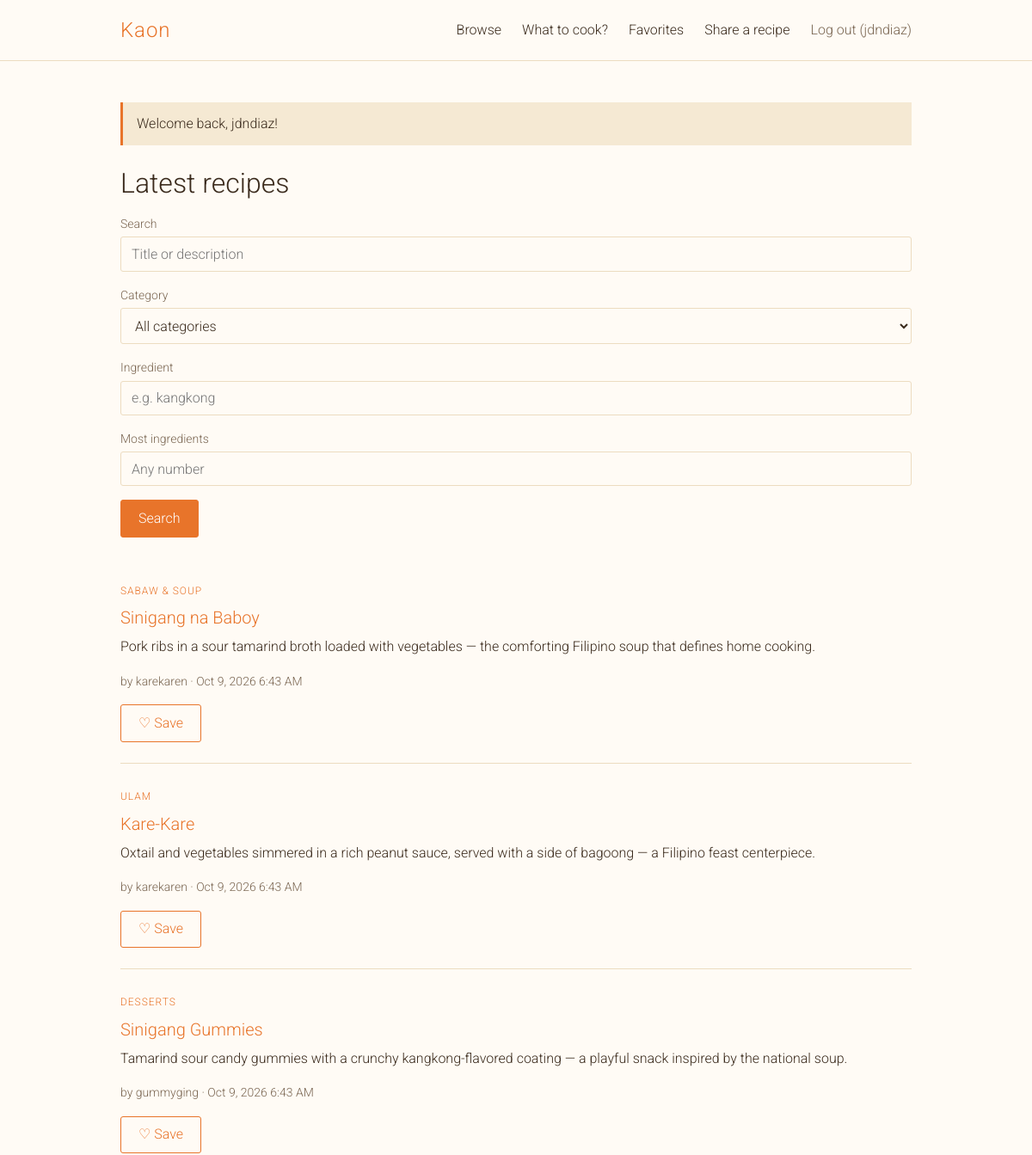
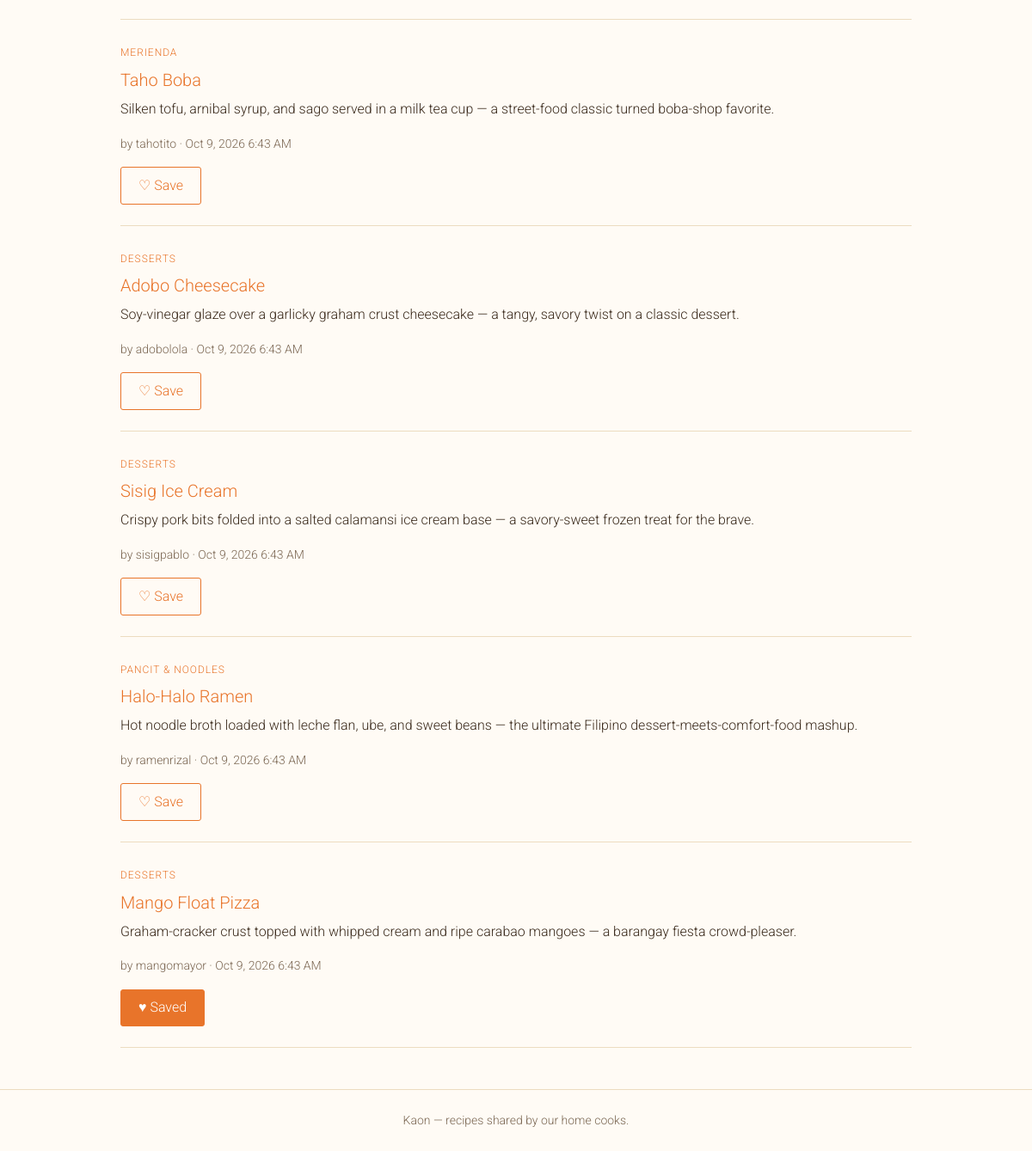
/index.php (signed in), run on the app's committed database (2 pictures, top to bottom).
### tables this page shows
CREATE TABLE `recipes` (
  `id` int(10) UNSIGNED NOT NULL,
  `user_id` int(10) UNSIGNED NOT NULL,
  `category_id` int(10) UNSIGNED NOT NULL,
  `title` varchar(150) NOT NULL,
  `description` varchar(500) NOT NULL,
  `steps` text NOT NULL,
  `created_at` timestamp NOT NULL DEFAULT current_timestamp(),
  `updated_at` timestamp NULL DEFAULT NULL
);

CREATE TABLE `categories` (
  `id` int(10) UNSIGNED NOT NULL,
  `name` varchar(50) NOT NULL
);

CREATE TABLE `users` (
  `id` int(10) UNSIGNED NOT NULL,
  `username` varchar(50) NOT NULL,
  `email` varchar(100) NOT NULL,
  `password_hash` varchar(255) NOT NULL,
  `created_at` timestamp NOT NULL DEFAULT current_timestamp()
);

### src/Auth.php (called while the page is built, shortened)
<?php
final class Auth
{
    public static function check(): bool
    {
        return isset($_SESSION['user_id']);
    }
    public static function username(): string
    {
        return (string) ($_SESSION['username'] ?? '');
    }
    public static function require(): int
    {
        return (int) $_SESSION['user_id'];
    }
}

### includes/helpers.php (called while the page is built, shortened)
<?php
function e(?string $value): string
{
    return htmlspecialchars((string) $value, ENT_QUOTES | ENT_SUBSTITUTE, 'UTF-8');
}
function pull_flashes(): array
{
    $messages = $_SESSION['flash'] ?? [];
    return $messages;
}
function format_date(string $timestamp): string
{
    return date('M j, Y g:i A', strtotime($timestamp));
}

### includes/init.php (called while the page is built, shortened)
<?php
require_once __DIR__ . '/db.php';
require_once __DIR__ . '/helpers.php';
require_once __DIR__ . '/layout.php';
spl_autoload_register(function (string $class): void {
    $file = __DIR__ . '/../src/' . $class . '.php';
});

### includes/db.php (called while the page is built, shortened)
<?php
function db(): PDO
{
    static $pdo = null;
    if ($pdo === null) {
        $pdo = new PDO(
            'mysql:host=' . DB_HOST . ';dbname=' . DB_NAME . ';charset=utf8mb4',
            DB_USER,
            DB_PASS,
            [
                PDO::ATTR_ERRMODE            => PDO::ERRMODE_EXCEPTION,
                PDO::ATTR_DEFAULT_FETCH_MODE => PDO::FETCH_ASSOC,
                PDO::ATTR_EMULATE_PREPARES   => false,
                PDO::MYSQL_ATTR_FOUND_ROWS   => true,
                PDO::MYSQL_ATTR_INIT_COMMAND => "SET time_zone = '+08:00'",
            ]
        );
    }
    return $pdo;
}

### src/Recipe.php (called while the page is built, shortened)
<?php
final class Recipe
{
    public function search(
        int $viewerId,
        string $keyword = '',
        int $categoryId = 0,
        string $ingredient = '',
        int $maxIngredients = 0
    ): array {
        $sql = self::LIST_SELECT . '
            WHERE (:kw_empty = 1 OR r.title LIKE :kw_title OR r.description LIKE :kw_desc)
              AND (:cat_all = 1 OR r.category_id = :cat)
              AND (:ing_empty = 1 OR EXISTS (
                    SELECT 1 FROM ingredients i WHERE i.recipe_id = r.id AND i.name LIKE :ing))
              AND (:max_all = 1 OR (SELECT COUNT(*) FROM ingredients i2 WHERE i2.recipe_id = r.id) <= :max_ing)
            ORDER BY r.created_at DESC, r.id DESC
            LIMIT ' . self::LIST_LIMIT;
        $like = '%' . addcslashes($keyword, '%_\\') . '%';
        $stmt = $this->db->prepare($sql);
        $stmt->execute([
            'viewer'    => $viewerId,
            'kw_empty'  => $keyword === '' ? 1 : 0,
            'kw_title'  => $like,
            'kw_desc'   => $like,
            'cat_all'   => $categoryId === 0 ? 1 : 0,
            'cat'       => $categoryId,
            'ing_empty' => $ingredient === '' ? 1 : 0,
            'ing'       => '%' . addcslashes($ingredient, '%_\\') . '%',
            'max_all'   => $maxIngredients === 0 ? 1 : 0,
            'max_ing'   => $maxIngredients,
        ]);
        return $stmt->fetchAll();
    }
}

### includes/layout.php (the view, shortened to what this page needs)
<?php
function page_header(string $title): void
{
    ?>
<!DOCTYPE html>
<html lang="en">
<head>
    <link rel="stylesheet" href="assets/css/style.css">
</head>
<body>
<header class="site-header">
    <div class="container header-inner">
        <a class="brand" href="<?= Auth::check() ? 'index.php' : 'auth.php' ?>">Kaon</a>
        <nav class="site-nav">
            <?php if (Auth::check()): ?>
                <a href="index.php">Browse</a>
                <a href="suggest.php">What to cook?</a>
                <a href="favorites.php">Favorites</a>
                <a href="recipe_form.php">Share a recipe</a>
                <form method="post" action="auth.php" class="inline-form">
                    <button type="submit" class="link-button">Log out (<?= e(Auth::username()) ?>)</button>
                </form>
            <?php else: ?>
                <a href="auth.php">Log in</a>
                <a href="auth.php?mode=register">Sign up</a>
            <?php endif; ?>
        </nav>
    </div>
</header>
<main class="container">
    <?php foreach (pull_flashes() as $f): ?>
        <div class="flash flash-<?= e($f['type']) ?>" role="status"><?= e($f['message']) ?></div>
    <?php endforeach; ?>
    <?php
}
function page_footer(): void
{
    ?>
</main>
<footer class="site-footer">
    <div class="container">
        <p>Kaon &mdash; recipes shared by our home cooks.</p>
    </div>
</footer>
</body>
</html>
    <?php
}
function recipe_card(array $r, string $back, bool $removeOnUnsave = false): void
{
    ?>
<article class="card" id="recipe-<?= (int) $r['id'] ?>">
    <span class="badge"><?= e($r['category']) ?></span>
    <h3><a href="recipe.php?id=<?= (int) $r['id'] ?>"><?= e($r['title']) ?></a></h3>
    <p class="card-desc"><?= e($r['description']) ?></p>
    <p class="meta">
        by <?= e($r['username']) ?> &middot; <?= e(format_date($r['created_at'])) ?>
    </p>
    <?php favorite_button($r, $back, $removeOnUnsave); ?>
</article>
    <?php
}
function favorite_button(array $r, string $back, bool $removeOnUnsave = false): void
{
    $isFav = (bool) $r['is_fav'];
    ?>
<form method="post" action="favorites.php" class="fav-form"<?= $removeOnUnsave ? ' data-remove-card' : '' ?>>
    <button type="submit" class="btn <?= $isFav ? 'btn-fav-on' : 'btn-outline' ?>">
        <?= $isFav ? '&#9829; Saved' : '&#9825; Save' ?>
    </button>
</form>
    <?php
}

### index.php (shortened to what this page needs)
<?php
require __DIR__ . '/includes/init.php';
$userId = Auth::require();
$keyword    = trim((string) ($_GET['q'] ?? ''));
$categoryId = (int) ($_GET['category'] ?? 0);
$ingredient = mb_substr(trim((string) ($_GET['ingredient'] ?? '')), 0, 100);
$maxIng     = (int) ($_GET['max_ing'] ?? 0);
if ($maxIng < 1 || $maxIng > Validator::MAX_INGREDIENTS) {
    $maxIng = 0;
}
$recipes = (new Recipe(db()))->search($userId, $keyword, $categoryId, $ingredient, $maxIng);
$back = 'index.php' . ($_GET ? '?' . http_build_query(array_filter(
    ['q' => $keyword, 'category' => $categoryId ?: '', 'ingredient' => $ingredient, 'max_ing' => $maxIng ?: ''],
    static fn($v) => $v !== ''
)) : '');
$back = safe_back($back);
page_header('Browse recipes');
?>
<h1>Latest recipes</h1>
<form method="get" class="filter-form">
    <label for="q">Search</label>
    <input type="search" id="q" name="q" maxlength="100" value="<?= e($keyword) ?>" placeholder="Title or description">
    <label for="category">Category</label>
    <select id="category" name="category">
        <option value="0">All categories</option>
    </select>
    <label for="ingredient">Ingredient</label>
    <input type="text" id="ingredient" name="ingredient" maxlength="100"
           value="<?= e($ingredient) ?>" placeholder="e.g. kangkong">
    <label for="max_ing">Most ingredients</label>
    <input type="number" id="max_ing" name="max_ing" min="1" max="<?= Validator::MAX_INGREDIENTS ?>"
           value="<?= $maxIng ?: '' ?>" placeholder="Any number">
    <button type="submit" class="btn">Search</button>
</form>
<?php if (!$recipes): ?>
    <p>No recipes found. <a href="recipe_form.php">Share the first one!</a></p>
<?php else: ?>
    <?php foreach ($recipes as $r): ?>
        <?php recipe_card($r, $back); ?>
    <?php endforeach; ?>
<?php endif; ?>
<?php page_footer(); ?>

### assets/css/style.css (style rules this page uses)
:root { --cream: #fffbf5; --cream-dark: #f5e9d3; --orange: #e8742a; --orange-dark: #c95e18; --ink: #3a2a1c; --ink-soft: #7a6652; --line: #ecdcc0; }
* { box-sizing: border-box; }
html, body, button, input, select, textarea { font-family: 'Roboto', sans-serif; font-weight: 300; }
body { margin: 0; background: var(--cream); color: var(--ink); font-size: 16px; line-height: 1.6; min-height: 100vh; display: flex; flex-direction: column; }
main { flex: 1; padding-top: 3rem; padding-bottom: 3rem; }
.container { width: 100%; max-width: 960px; margin: 0 auto; padding-left: 1.25rem; padding-right: 1.25rem; }
h1, h2, h3 { font-weight: 300; line-height: 1.25; margin: 0 0 1rem; }
h1 { font-size: 2rem; }
h3 { font-size: 1.25rem; }
p { margin: 0 0 1rem; }
a { color: var(--orange); text-decoration: none; }
.site-header { border-bottom: 1px solid var(--line); }
.header-inner { display: flex; align-items: center; justify-content: space-between; padding-top: 1rem; padding-bottom: 1rem; }
.brand { font-size: 1.5rem; letter-spacing: 0.04em; color: var(--orange); }
.site-nav { display: flex; align-items: center; gap: 1.5rem; }
.site-nav a { color: var(--ink); }
.inline-form { display: inline; margin: 0; }
.link-button { background: none; border: 0; padding: 0; color: var(--ink-soft); cursor: pointer; font-size: 1rem; }
.flash { padding: 0.75rem 1rem; margin-bottom: 1.5rem; border-left: 3px solid var(--orange); background: var(--cream-dark); }
label { display: block; margin: 1rem 0 0.25rem; font-size: 0.875rem; color: var(--ink-soft); }
input[type=text], input[type=email], input[type=password], input[type=search], input[type=number], select, textarea { width: 100%; padding: 0.6rem 0.75rem; background: var(--cream); border: 1px solid var(--line); border-radius: 3px; color: var(--ink); font-size: 1rem; }
.btn { display: inline-block; margin: 0; padding: 0.6rem 1.25rem; line-height: 1.4; text-align: center; background: var(--orange); border: 1px solid var(--orange); border-radius: 3px; color: #fff; font-size: 1rem; cursor: pointer; }
.btn-outline { background: transparent; color: var(--orange); }
.btn-fav-on { background: var(--orange); color: #fff; }
.card { padding: 1.5rem 0; border-bottom: 1px solid var(--line); }
.card h3 { margin: 0.5rem 0; }
.card-desc { color: var(--ink); }
.badge { font-size: 0.75rem; letter-spacing: 0.08em; text-transform: uppercase; color: var(--orange); }
.meta, .edited { font-size: 0.875rem; color: var(--ink-soft); }
.fav-form { margin: 0; }
.site-footer { border-top: 1px solid var(--line); padding: 1.5rem 0; text-align: center; color: var(--ink-soft); font-size: 0.875rem; }
.site-footer p { margin: 0; }
.filter-form { margin-bottom: 1.5rem; }
.filter-form .btn { margin-top: 1rem; }

### data on the page
recipes: category.name "SABAW & SOUP", title "Sinigang na Baboy", description "Pork ribs in a sour tamarind broth loaded with vegetables — the comforting Filipino soup that defines home cooking.", user.username "karekaren", created_at "Oct 9, 2026 6:43 AM", shows "♡ Save"
recipes: category.name "ULAM", title "Kare-Kare", description "Oxtail and vegetables simmered in a rich peanut sauce, served with a side of bagoong — a Filipino feast centerpiece.", user.username "karekaren", created_at "Oct 9, 2026 6:43 AM", shows "♡ Save"
recipes: category.name "DESSERTS", title "Sinigang Gummies", description "Tamarind sour candy gummies with a crunchy kangkong-flavored coating — a playful snack inspired by the national soup.", user.username "gummyging", created_at "Oct 9, 2026 6:43 AM", shows "♡ Save"
recipes: category.name "MERIENDA", title "Taho Boba", description "Silken tofu, arnibal syrup, and sago served in a milk tea cup — a street-food classic turned boba-shop favorite.", user.username "tahotito", created_at "Oct 9, 2026 6:43 AM", shows "♡ Save"
recipes: category.name "DESSERTS", title "Adobo Cheesecake", description "Soy-vinegar glaze over a garlicky graham crust cheesecake — a tangy, savory twist on a classic dessert.", user.username "adobolola", created_at "Oct 9, 2026 6:43 AM", shows "♡ Save"
recipes: category.name "DESSERTS", title "Sisig Ice Cream", description "Crispy pork bits folded into a salted calamansi ice cream base — a savory-sweet frozen treat for the brave.", user.username "sisigpablo", created_at "Oct 9, 2026 6:43 AM", shows "♡ Save"
recipes: category.name "PANCIT & NOODLES", title "Halo-Halo Ramen", description "Hot noodle broth loaded with leche flan, ube, and sweet beans — the ultimate Filipino dessert-meets-comfort-food mashup.", user.username "ramenrizal", created_at "Oct 9, 2026 6:43 AM", shows "♡ Save"
recipes: category.name "DESSERTS", title "Mango Float Pizza", description "Graham-cracker crust topped with whipped cream and ripe carabao mangoes — a barangay fiesta crowd-pleaser.", user.username "mangomayor", created_at "Oct 9, 2026 6:43 AM", shows "♥ Saved"

### other printed values
Auth::username() "jdndiaz"
$f['message'] "Welcome back, jdndiaz!"
